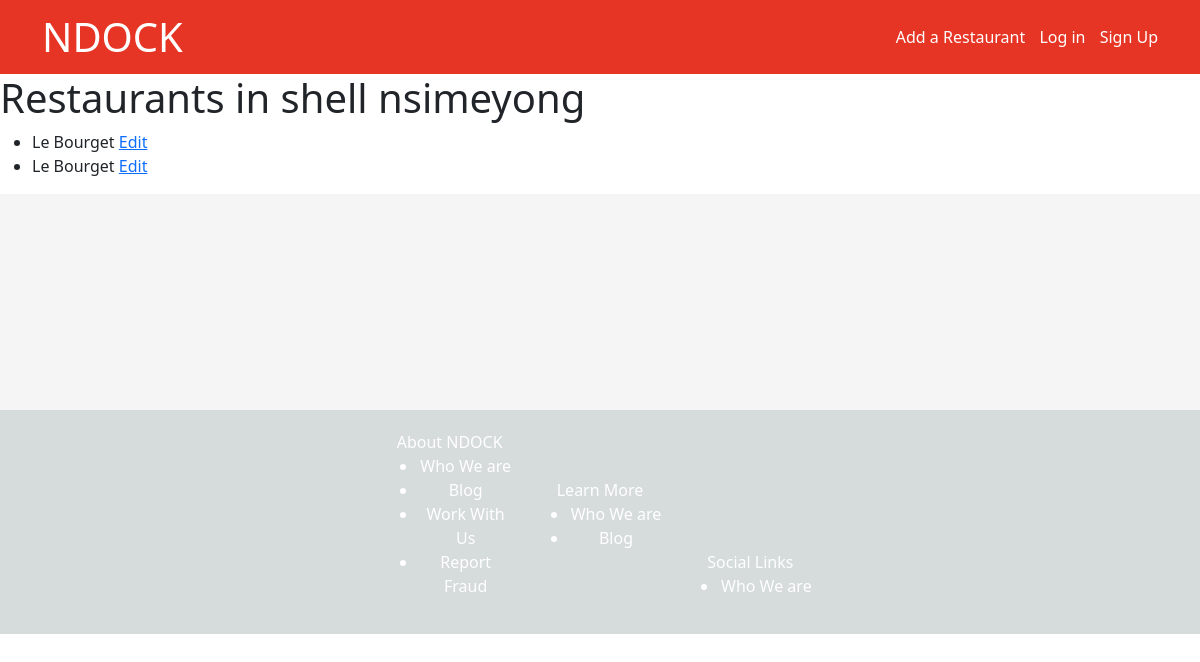
/base_location_restaurant/2/, run on an earlier commit of the app's database.
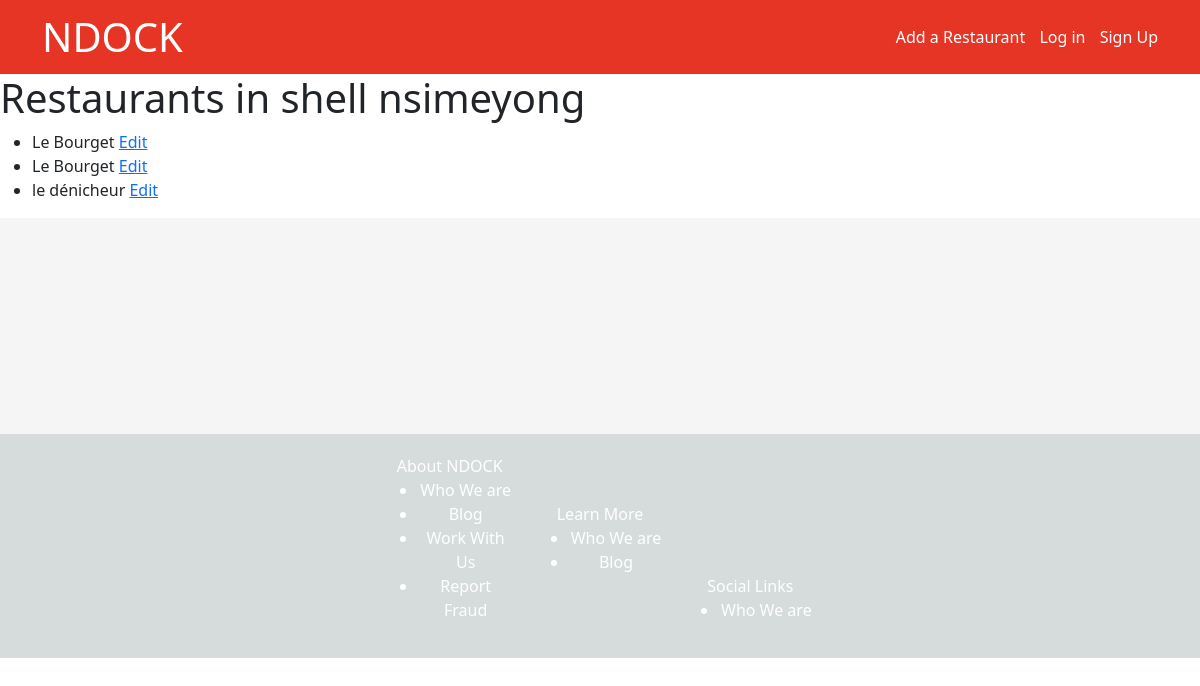
And on a later commit of the database.
### restaurant/models.py (models this page shows, shortened)
class Restaurant(models.Model):
    name = models.CharField(max_length=255)
    description = models.TextField(blank=True, null=True)
    rating = models.DecimalField(max_digits=3, decimal_places=2)
    location = models.ForeignKey(
        'Location', on_delete=models.CASCADE, related_name='restaurants')
    cuisines = models.ManyToManyField('Cuisine', related_name='restaurants')
    category = models.ManyToManyField(
        "MenuCategory", related_name='restaurants')
    menus = models.ManyToManyField('Menu', related_name='menu_restaurants')
    search_fields = ['name', 'location', 'cuisines', 'menus', 'category']
    def average_rating(self):
        ratings = self.rating
        if ratings:
            return round(ratings, 2)
        return None
    """ When having ratings from users

        def get_average_rating(self):
            # Calculate and return the average rating for the restaurant
        ratings = self.reviews.values_list('rating', flat=True)
        if ratings:
            average_rating = sum(ratings) / len(ratings)
            return round(average_rating, 2)
        return None
    """

### restaurant/views.py (the view)
# urls.py: path('base_location_restaurant/<int:pk>/',
def base_location_restaurant(request, pk):
    location = Location.objects.get(pk=pk)
    restaurants = location.restaurants.all()
    context = {'location': location, 'restaurants': restaurants}
    return render(request, 'restaurant/location_restaurants.html', context)

### templates/restaurant/location_restaurants.html
{% extends 'restaurant/base.html' %} {% block content %}
<h1>Restaurants in {{ location.name }}</h1>
<ul>
  {% for restaurant in restaurants %}
  <li>{{ restaurant.name }} <a href="{% url 'restaurant:restaurant_update' restaurant.pk %}">Edit</a> </li>
  {% endfor %}
</ul>
{% endblock content %}

What changed in the data, as far as the page shows it:
added Restaurant: name "le dénicheur"
